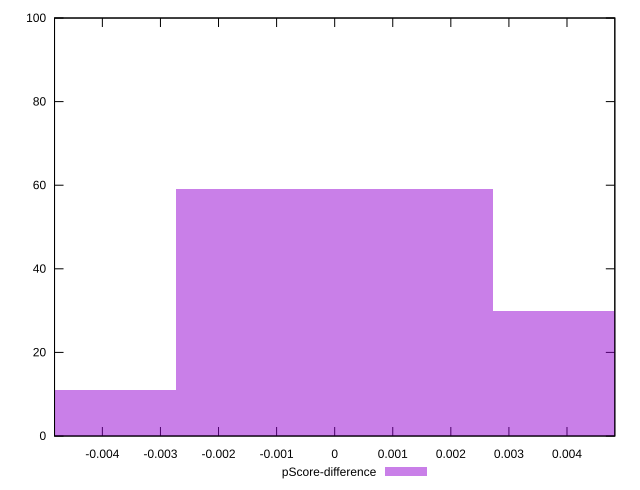

This figure's gnuplot source:
reset

$pScoreDifference <<EOF
-0.005454197774003937 11
0 59
0.005454197774003937 30
EOF

set key outside below
set boxwidth 0.005454197774003937
set xrange [-0.004823529411764671:0.004823529411764671]
set yrange [0:100]
set trange [0:100]
set style fill transparent solid 0.5 noborder
set terminal svg size 640, 490 enhanced background rgb 'white'
set output "report/report_00029_2021-02-24T13-36-40.390Z/uses-rel-preload/samples/agenda/pScore-difference/histogram.svg"

plot $pScoreDifference title "pScore-difference" with boxes

reset
